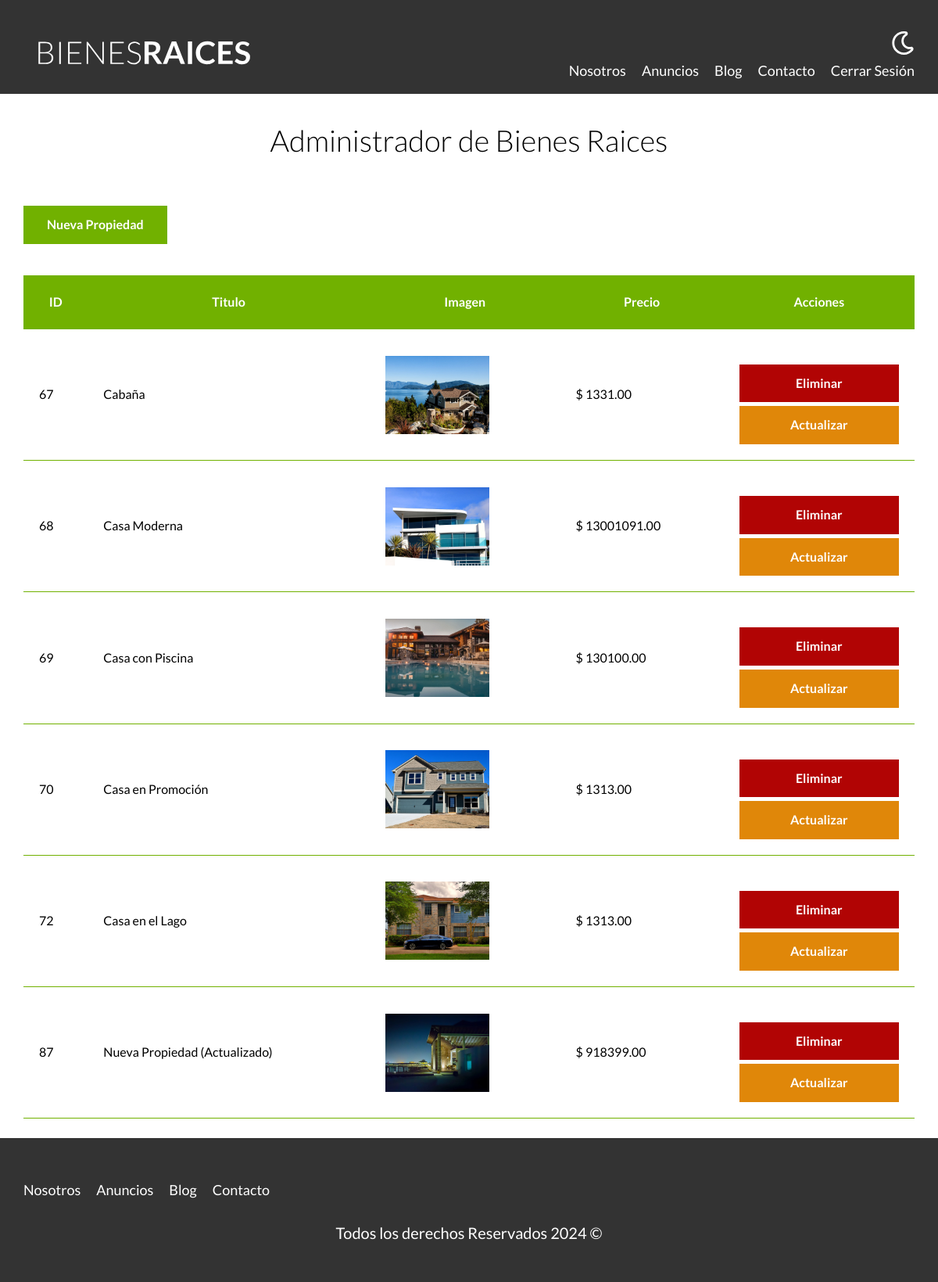
The app's page /admin (signed in) with its own data.
### tables this page shows
CREATE TABLE `propiedades` (
  `id` int(11) NOT NULL,
  `titulo` varchar(60) DEFAULT NULL,
  `precio` decimal(10,2) DEFAULT NULL,
  `imagen` varchar(200) DEFAULT NULL,
  `descripcion` longtext DEFAULT NULL,
  `habitaciones` int(11) DEFAULT NULL,
  `wc` int(11) DEFAULT NULL,
  `estacionamiento` int(11) DEFAULT NULL,
  `vendedorId` int(11) DEFAULT NULL,
  `creado` date DEFAULT NULL
);

### admin/index.php (the view, shortened to what this page needs)
<?php
    $db = conectarDB();
    $query = "SELECT * FROM propiedades";
    $resultadoConsulta = mysqli_query($db, $query);
?>
    <main class="contenedor seccion">
        <h1>Administrador de Bienes Raices</h1>
        <a href="/admin/propiedades/crear.php" class="boton boton-verde">Nueva Propiedad</a>
        <table class="propiedades">
            <thead>
                <tr>
                    <th>ID</th>
                    <th>Titulo</th>
                    <th>Imagen</th>
                    <th>Precio</th>
                    <th>Acciones</th>
                </tr>
            </thead>
            <tbody>
                <?php while( $propiedad = mysqli_fetch_assoc($resultadoConsulta)): ?>
                <tr>
                    <td><?php echo $propiedad['id']; ?></td>
                    <td><?php echo $propiedad['titulo']; ?></td>
                    <td> <img src="/imagenes/<?php echo $propiedad['imagen']; ?>" class="imagen-tabla"> </td>
                    <td>$ <?php echo $propiedad['precio']; ?></td>
                    <td>
                        <form method="POST" class="w-100">
                            <input type="submit" class="boton-rojo-block" value="Eliminar">
                        </form>
                        <a href="/admin/propiedades/actualizar.php?id=<?php echo $propiedad['id']; ?>" class="boton-amarillo-block">Actualizar</a>
                    </td>
                </tr>
                <?php endwhile; ?>
            </tbody>
        </table>
    </main>

### build/css/app.css (style rules this page uses)
html { line-height:1.15;-webkit-text-size-adjust:100% }
body { margin:0 }
main { display:block }
h1 { font-size:2em;margin:.67em 0 }
a { background-color:rgba(0,0,0,0) }
img { border-style:none }
button,input,optgroup,select,textarea { font-family:inherit;font-size:100%;line-height:1.15;margin:0 }
button,input { overflow:visible }
button,[type=button],[type=reset],[type=submit] { -webkit-appearance:button }
html { font-size:62.5%;box-sizing:border-box }
*,*:before,*:after { box-sizing:inherit }
body { font-family:"Lato",sans-serif;font-size:1.6rem;line-height:1.8 }
.contenedor { width:95%;max-width:120rem;margin:0 auto }
a { text-decoration:none }
img,picture { width:100%;display:block }
h1,h2,h3 { font-family:"Lato",sans-serif;margin:2.5rem 0;font-weight:300;text-align:center }
h1 { font-size:3.8rem }
.seccion { margin-top:2.5rem;margin-bottom:2.5rem }
.w-100 { width:100% }
.boton-amarillo-block { background-color:#e08709;color:#fff;font-weight:700;text-decoration:none;padding:1rem 3rem;text-align:center;margin-top:2.5rem;display:block;border:none }
.boton-rojo-block { background-color:#b10404;color:#fff;font-weight:700;text-decoration:none;padding:1rem 3rem;text-align:center;margin-top:2.5rem;display:inline-block;border:none }
.boton-verde { background-color:#71b100;color:#fff;font-weight:700;text-decoration:none;padding:1rem 3rem;text-align:center;margin-top:2.5rem;display:inline-block;border:none }
table.propiedades { margin-top:4rem;width:100%;border-spacing:0 }
table.propiedades thead { background-color:#71b100 }
table.propiedades thead th { color:#fff;padding:2rem }
table.propiedades tr td { border-bottom:1px solid #71b100;padding:2rem }
table.propiedades .imagen-tabla { width:auto;height:10rem }
table.propiedades .boton-amarillo-block { margin-top:.5rem }
.boton-rojo-block { display:block;width:100%;background-color:#b10404;padding:1.5rem 3rem;color:#fff;border:none }

### records on screen
propiedades: id "67", titulo "Cabaña", imagen (picture), precio "1331.00"
propiedades: id "68", titulo "Casa Moderna", imagen (picture), precio "13001091.00"
propiedades: id "69", titulo "Casa con Piscina", imagen (picture), precio "130100.00"
propiedades: id "70", titulo "Casa en Promoción", imagen (picture), precio "1313.00"
propiedades: id "72", titulo "Casa en el Lago", imagen (picture), precio "1313.00"
propiedades: id "87", titulo "Nueva Propiedad (Actualizado)", imagen (picture), precio "918399.00"
